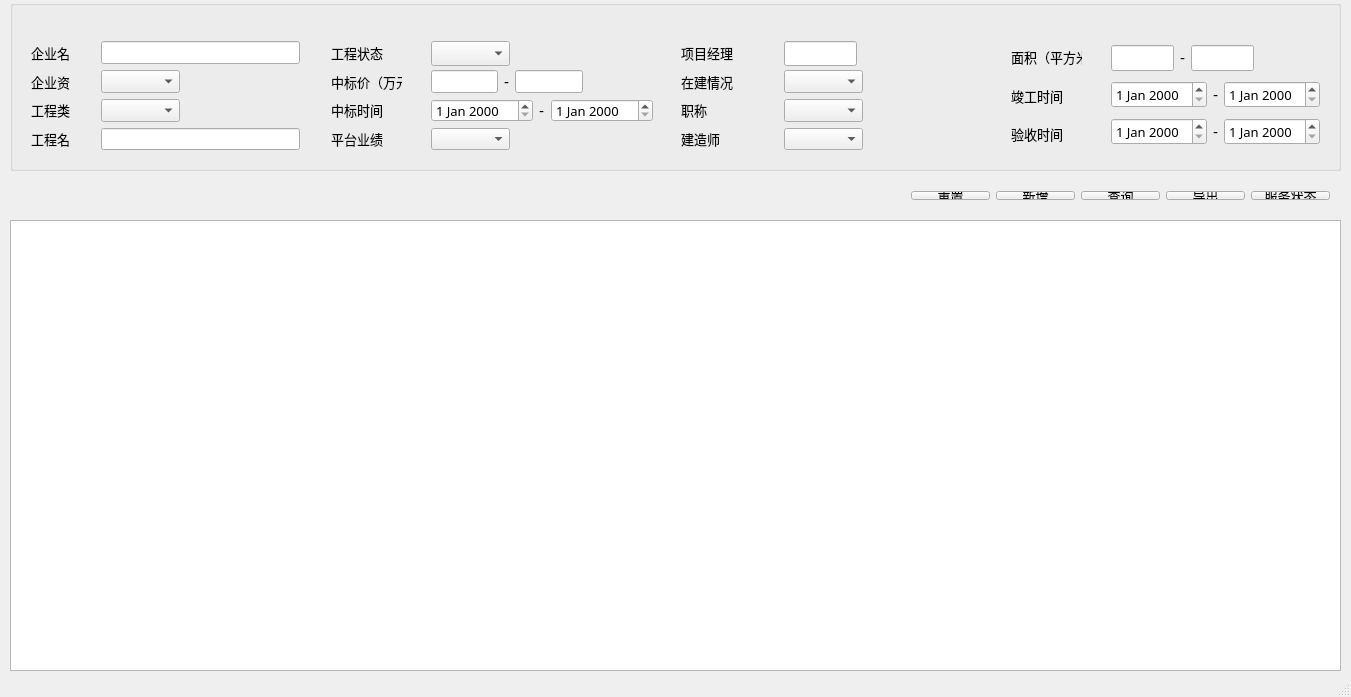
<?xml version="1.0" encoding="UTF-8"?>
<ui version="4.0">
 <class>BidsAssistantClass</class>
 <widget class="QMainWindow" name="BidsAssistantClass">
  <property name="geometry">
   <rect>
    <x>0</x>
    <y>0</y>
    <width>1351</width>
    <height>697</height>
   </rect>
  </property>
  <property name="font">
   <font>
    <pointsize>11</pointsize>
   </font>
  </property>
  <property name="windowTitle">
   <string>BidsAssistant</string>
  </property>
  <widget class="QWidget" name="centralWidget">
   <widget class="QWidget" name="horizontalLayoutWidget">
    <property name="geometry">
     <rect>
      <x>900</x>
      <y>180</y>
      <width>441</width>
      <height>31</height>
     </rect>
    </property>
    <layout class="QHBoxLayout" name="horizontalLayout_2">
     <item>
      <widget class="QPushButton" name="btn_reset">
       <property name="maximumSize">
        <size>
         <width>16777215</width>
         <height>25</height>
        </size>
       </property>
       <property name="font">
        <font>
         <family>微软雅黑</family>
         <pointsize>10</pointsize>
        </font>
       </property>
       <property name="text">
        <string>重置</string>
       </property>
       <property name="icon">
        <iconset>
         <normalon>:/Resources/reset2.png</normalon>
        </iconset>
       </property>
      </widget>
     </item>
     <item>
      <widget class="QPushButton" name="btn_add">
       <property name="maximumSize">
        <size>
         <width>16777215</width>
         <height>25</height>
        </size>
       </property>
       <property name="font">
        <font>
         <family>微软雅黑</family>
         <pointsize>10</pointsize>
        </font>
       </property>
       <property name="text">
        <string>新增</string>
       </property>
       <property name="icon">
        <iconset>
         <normalon>:/Resources/add.png</normalon>
        </iconset>
       </property>
      </widget>
     </item>
     <item>
      <widget class="QPushButton" name="btn_query">
       <property name="maximumSize">
        <size>
         <width>16777215</width>
         <height>25</height>
        </size>
       </property>
       <property name="font">
        <font>
         <family>微软雅黑</family>
         <pointsize>10</pointsize>
        </font>
       </property>
       <property name="text">
        <string>查询</string>
       </property>
       <property name="icon">
        <iconset>
         <normalon>:/Resources/search.png</normalon>
        </iconset>
       </property>
      </widget>
     </item>
     <item>
      <widget class="QPushButton" name="btn_export">
       <property name="maximumSize">
        <size>
         <width>16777215</width>
         <height>25</height>
        </size>
       </property>
       <property name="font">
        <font>
         <family>微软雅黑</family>
         <pointsize>10</pointsize>
        </font>
       </property>
       <property name="text">
        <string>导出</string>
       </property>
       <property name="icon">
        <iconset>
         <normalon>:/Resources/excel.png</normalon>
        </iconset>
       </property>
      </widget>
     </item>
     <item>
      <widget class="QPushButton" name="btn_checkstatus">
       <property name="maximumSize">
        <size>
         <width>16777215</width>
         <height>25</height>
        </size>
       </property>
       <property name="font">
        <font>
         <family>微软雅黑</family>
         <pointsize>10</pointsize>
        </font>
       </property>
       <property name="text">
        <string>服务状态</string>
       </property>
       <property name="icon">
        <iconset>
         <normalon>:/Resources/status.png</normalon>
        </iconset>
       </property>
      </widget>
     </item>
    </layout>
   </widget>
   <widget class="QTableView" name="tv_tabledata">
    <property name="geometry">
     <rect>
      <x>10</x>
      <y>220</y>
      <width>1331</width>
      <height>451</height>
     </rect>
    </property>
    <property name="font">
     <font>
      <family>微软雅黑</family>
      <pointsize>10</pointsize>
     </font>
    </property>
   </widget>
   <widget class="QGroupBox" name="groupBox">
    <property name="geometry">
     <rect>
      <x>10</x>
      <y>0</y>
      <width>1331</width>
      <height>171</height>
     </rect>
    </property>
    <property name="title">
     <string/>
    </property>
    <widget class="QWidget" name="verticalLayoutWidget_5">
     <property name="geometry">
      <rect>
       <x>410</x>
       <y>30</y>
       <width>244</width>
       <height>131</height>
      </rect>
     </property>
     <layout class="QVBoxLayout" name="verticalLayout_5">
      <item>
       <layout class="QHBoxLayout" name="horizontalLayout_14">
        <item>
         <widget class="QComboBox" name="cb_gczt">
          <property name="minimumSize">
           <size>
            <width>0</width>
            <height>25</height>
           </size>
          </property>
          <property name="maximumSize">
           <size>
            <width>16777215</width>
            <height>25</height>
           </size>
          </property>
          <property name="font">
           <font>
            <family>微软雅黑</family>
            <pointsize>10</pointsize>
           </font>
          </property>
         </widget>
        </item>
        <item>
         <spacer name="horizontalSpacer_8">
          <property name="orientation">
           <enum>Qt::Horizontal</enum>
          </property>
          <property name="sizeHint" stdset="0">
           <size>
            <width>40</width>
            <height>20</height>
           </size>
          </property>
         </spacer>
        </item>
       </layout>
      </item>
      <item>
       <layout class="QHBoxLayout" name="horizontalLayout">
        <item>
         <widget class="QLineEdit" name="le_price_begin">
          <property name="font">
           <font>
            <family>微软雅黑</family>
            <pointsize>10</pointsize>
           </font>
          </property>
         </widget>
        </item>
        <item>
         <widget class="QLabel" name="label_14">
          <property name="text">
           <string>-</string>
          </property>
         </widget>
        </item>
        <item>
         <widget class="QLineEdit" name="le_price_end">
          <property name="font">
           <font>
            <family>微软雅黑</family>
            <pointsize>10</pointsize>
           </font>
          </property>
         </widget>
        </item>
        <item>
         <spacer name="horizontalSpacer_6">
          <property name="orientation">
           <enum>Qt::Horizontal</enum>
          </property>
          <property name="sizeHint" stdset="0">
           <size>
            <width>128</width>
            <height>24</height>
           </size>
          </property>
         </spacer>
        </item>
       </layout>
      </item>
      <item>
       <layout class="QHBoxLayout" name="horizontalLayout_13">
        <item>
         <widget class="QDateEdit" name="dateedit_zb_start">
          <property name="font">
           <font>
            <family>微软雅黑</family>
            <pointsize>10</pointsize>
           </font>
          </property>
         </widget>
        </item>
        <item>
         <widget class="QLabel" name="label_19">
          <property name="text">
           <string>-</string>
          </property>
         </widget>
        </item>
        <item>
         <widget class="QDateEdit" name="dateedit_zb_end">
          <property name="font">
           <font>
            <family>微软雅黑</family>
            <pointsize>10</pointsize>
           </font>
          </property>
         </widget>
        </item>
       </layout>
      </item>
      <item>
       <layout class="QHBoxLayout" name="horizontalLayout_7">
        <item>
         <widget class="QComboBox" name="cb_ptyj">
          <property name="maximumSize">
           <size>
            <width>16777215</width>
            <height>25</height>
           </size>
          </property>
          <property name="font">
           <font>
            <family>微软雅黑</family>
            <pointsize>10</pointsize>
           </font>
          </property>
         </widget>
        </item>
        <item>
         <spacer name="horizontalSpacer_2">
          <property name="orientation">
           <enum>Qt::Horizontal</enum>
          </property>
          <property name="sizeHint" stdset="0">
           <size>
            <width>40</width>
            <height>20</height>
           </size>
          </property>
         </spacer>
        </item>
       </layout>
      </item>
     </layout>
    </widget>
    <widget class="QWidget" name="verticalLayoutWidget_2">
     <property name="geometry">
      <rect>
       <x>310</x>
       <y>30</y>
       <width>93</width>
       <height>131</height>
      </rect>
     </property>
     <layout class="QVBoxLayout" name="verticalLayout_2">
      <item>
       <widget class="QLabel" name="label_20">
        <property name="font">
         <font>
          <family>微软雅黑</family>
          <pointsize>10</pointsize>
         </font>
        </property>
        <property name="text">
         <string>工程状态</string>
        </property>
       </widget>
      </item>
      <item>
       <widget class="QLabel" name="label_3">
        <property name="font">
         <font>
          <family>微软雅黑</family>
          <pointsize>10</pointsize>
         </font>
        </property>
        <property name="text">
         <string>中标价（万元）</string>
        </property>
       </widget>
      </item>
      <item>
       <widget class="QLabel" name="label_12">
        <property name="font">
         <font>
          <family>微软雅黑</family>
          <pointsize>10</pointsize>
         </font>
        </property>
        <property name="text">
         <string>中标时间</string>
        </property>
       </widget>
      </item>
      <item>
       <widget class="QLabel" name="label_10">
        <property name="font">
         <font>
          <family>微软雅黑</family>
          <pointsize>10</pointsize>
         </font>
        </property>
        <property name="text">
         <string>平台业绩</string>
        </property>
       </widget>
      </item>
     </layout>
    </widget>
    <widget class="QWidget" name="verticalLayoutWidget_4">
     <property name="geometry">
      <rect>
       <x>80</x>
       <y>30</y>
       <width>221</width>
       <height>131</height>
      </rect>
     </property>
     <layout class="QVBoxLayout" name="verticalLayout_4">
      <item>
       <widget class="QLineEdit" name="le_companyname">
        <property name="font">
         <font>
          <family>微软雅黑</family>
          <pointsize>10</pointsize>
         </font>
        </property>
       </widget>
      </item>
      <item>
       <layout class="QHBoxLayout" name="horizontalLayout_12">
        <item>
         <widget class="QComboBox" name="cb_qiyezizhi">
          <property name="maximumSize">
           <size>
            <width>16777215</width>
            <height>25</height>
           </size>
          </property>
          <property name="font">
           <font>
            <family>微软雅黑</family>
            <pointsize>10</pointsize>
           </font>
          </property>
         </widget>
        </item>
        <item>
         <spacer name="horizontalSpacer_5">
          <property name="orientation">
           <enum>Qt::Horizontal</enum>
          </property>
          <property name="sizeHint" stdset="0">
           <size>
            <width>40</width>
            <height>20</height>
           </size>
          </property>
         </spacer>
        </item>
       </layout>
      </item>
      <item>
       <layout class="QHBoxLayout" name="horizontalLayout_10">
        <item>
         <widget class="QComboBox" name="cb_gclb">
          <property name="maximumSize">
           <size>
            <width>16777215</width>
            <height>25</height>
           </size>
          </property>
          <property name="font">
           <font>
            <family>微软雅黑</family>
            <pointsize>10</pointsize>
           </font>
          </property>
         </widget>
        </item>
        <item>
         <spacer name="horizontalSpacer_3">
          <property name="orientation">
           <enum>Qt::Horizontal</enum>
          </property>
          <property name="sizeHint" stdset="0">
           <size>
            <width>40</width>
            <height>20</height>
           </size>
          </property>
         </spacer>
        </item>
       </layout>
      </item>
      <item>
       <widget class="QLineEdit" name="le_projectname">
        <property name="font">
         <font>
          <family>微软雅黑</family>
          <pointsize>10</pointsize>
         </font>
        </property>
       </widget>
      </item>
     </layout>
    </widget>
    <widget class="QWidget" name="verticalLayoutWidget_6">
     <property name="geometry">
      <rect>
       <x>763</x>
       <y>30</y>
       <width>221</width>
       <height>131</height>
      </rect>
     </property>
     <layout class="QVBoxLayout" name="verticalLayout_6">
      <item>
       <layout class="QHBoxLayout" name="horizontalLayout_3">
        <item>
         <widget class="QLineEdit" name="le_projectmgr_name">
          <property name="minimumSize">
           <size>
            <width>0</width>
            <height>25</height>
           </size>
          </property>
          <property name="font">
           <font>
            <family>微软雅黑</family>
            <pointsize>10</pointsize>
           </font>
          </property>
         </widget>
        </item>
        <item>
         <spacer name="horizontalSpacer_4">
          <property name="orientation">
           <enum>Qt::Horizontal</enum>
          </property>
          <property name="sizeHint" stdset="0">
           <size>
            <width>178</width>
            <height>20</height>
           </size>
          </property>
         </spacer>
        </item>
       </layout>
      </item>
      <item>
       <layout class="QHBoxLayout" name="horizontalLayout_6">
        <item>
         <widget class="QComboBox" name="cb_zjqk">
          <property name="maximumSize">
           <size>
            <width>16777215</width>
            <height>25</height>
           </size>
          </property>
          <property name="font">
           <font>
            <family>微软雅黑</family>
            <pointsize>10</pointsize>
           </font>
          </property>
         </widget>
        </item>
        <item>
         <spacer name="horizontalSpacer">
          <property name="orientation">
           <enum>Qt::Horizontal</enum>
          </property>
          <property name="sizeHint" stdset="0">
           <size>
            <width>40</width>
            <height>20</height>
           </size>
          </property>
         </spacer>
        </item>
       </layout>
      </item>
      <item>
       <layout class="QHBoxLayout" name="horizontalLayout_15">
        <item>
         <widget class="QComboBox" name="cb_zc">
          <property name="maximumSize">
           <size>
            <width>16777215</width>
            <height>25</height>
           </size>
          </property>
          <property name="font">
           <font>
            <family>微软雅黑</family>
            <pointsize>10</pointsize>
           </font>
          </property>
         </widget>
        </item>
        <item>
         <spacer name="horizontalSpacer_9">
          <property name="orientation">
           <enum>Qt::Horizontal</enum>
          </property>
          <property name="sizeHint" stdset="0">
           <size>
            <width>40</width>
            <height>20</height>
           </size>
          </property>
         </spacer>
        </item>
       </layout>
      </item>
      <item>
       <layout class="QHBoxLayout" name="horizontalLayout_16">
        <item>
         <widget class="QComboBox" name="cb_jzs">
          <property name="maximumSize">
           <size>
            <width>16777215</width>
            <height>25</height>
           </size>
          </property>
          <property name="font">
           <font>
            <family>微软雅黑</family>
            <pointsize>10</pointsize>
           </font>
          </property>
         </widget>
        </item>
        <item>
         <spacer name="horizontalSpacer_10">
          <property name="orientation">
           <enum>Qt::Horizontal</enum>
          </property>
          <property name="sizeHint" stdset="0">
           <size>
            <width>40</width>
            <height>20</height>
           </size>
          </property>
         </spacer>
        </item>
       </layout>
      </item>
     </layout>
    </widget>
    <widget class="QWidget" name="verticalLayoutWidget_3">
     <property name="geometry">
      <rect>
       <x>660</x>
       <y>30</y>
       <width>93</width>
       <height>131</height>
      </rect>
     </property>
     <layout class="QVBoxLayout" name="verticalLayout_3">
      <item>
       <widget class="QLabel" name="label_7">
        <property name="font">
         <font>
          <family>微软雅黑</family>
          <pointsize>10</pointsize>
         </font>
        </property>
        <property name="text">
         <string>项目经理</string>
        </property>
       </widget>
      </item>
      <item>
       <widget class="QLabel" name="label_8">
        <property name="font">
         <font>
          <family>微软雅黑</family>
          <pointsize>10</pointsize>
         </font>
        </property>
        <property name="text">
         <string>在建情况</string>
        </property>
       </widget>
      </item>
      <item>
       <widget class="QLabel" name="label_21">
        <property name="font">
         <font>
          <family>微软雅黑</family>
          <pointsize>10</pointsize>
         </font>
        </property>
        <property name="text">
         <string>职称</string>
        </property>
       </widget>
      </item>
      <item>
       <widget class="QLabel" name="label_22">
        <property name="font">
         <font>
          <family>微软雅黑</family>
          <pointsize>10</pointsize>
         </font>
        </property>
        <property name="text">
         <string>建造师</string>
        </property>
       </widget>
      </item>
     </layout>
    </widget>
    <widget class="QWidget" name="verticalLayoutWidget">
     <property name="geometry">
      <rect>
       <x>10</x>
       <y>30</y>
       <width>61</width>
       <height>131</height>
      </rect>
     </property>
     <layout class="QVBoxLayout" name="verticalLayout">
      <item>
       <widget class="QLabel" name="label">
        <property name="font">
         <font>
          <family>微软雅黑</family>
          <pointsize>10</pointsize>
         </font>
        </property>
        <property name="text">
         <string>企业名称</string>
        </property>
       </widget>
      </item>
      <item>
       <widget class="QLabel" name="label_4">
        <property name="font">
         <font>
          <family>微软雅黑</family>
          <pointsize>10</pointsize>
         </font>
        </property>
        <property name="text">
         <string>企业资质</string>
        </property>
       </widget>
      </item>
      <item>
       <widget class="QLabel" name="label_11">
        <property name="font">
         <font>
          <family>微软雅黑</family>
          <pointsize>10</pointsize>
         </font>
        </property>
        <property name="text">
         <string>工程类别</string>
        </property>
       </widget>
      </item>
      <item>
       <widget class="QLabel" name="label_2">
        <property name="font">
         <font>
          <family>微软雅黑</family>
          <pointsize>10</pointsize>
         </font>
        </property>
        <property name="text">
         <string>工程名称</string>
        </property>
       </widget>
      </item>
     </layout>
    </widget>
    <widget class="QWidget" name="verticalLayoutWidget_7">
     <property name="geometry">
      <rect>
       <x>990</x>
       <y>30</y>
       <width>93</width>
       <height>131</height>
      </rect>
     </property>
     <layout class="QVBoxLayout" name="verticalLayout_7">
      <item>
       <widget class="QLabel" name="label_9">
        <property name="font">
         <font>
          <family>微软雅黑</family>
          <pointsize>10</pointsize>
         </font>
        </property>
        <property name="text">
         <string>面积（平方米）</string>
        </property>
       </widget>
      </item>
      <item>
       <widget class="QLabel" name="label_5">
        <property name="font">
         <font>
          <family>微软雅黑</family>
          <pointsize>10</pointsize>
         </font>
        </property>
        <property name="text">
         <string>竣工时间</string>
        </property>
       </widget>
      </item>
      <item>
       <widget class="QLabel" name="label_6">
        <property name="font">
         <font>
          <family>微软雅黑</family>
          <pointsize>10</pointsize>
         </font>
        </property>
        <property name="text">
         <string>验收时间</string>
        </property>
       </widget>
      </item>
     </layout>
    </widget>
    <widget class="QWidget" name="verticalLayoutWidget_8">
     <property name="geometry">
      <rect>
       <x>1090</x>
       <y>30</y>
       <width>231</width>
       <height>131</height>
      </rect>
     </property>
     <layout class="QVBoxLayout" name="verticalLayout_8">
      <item>
       <layout class="QHBoxLayout" name="horizontalLayout_11">
        <item>
         <widget class="QLineEdit" name="le_mianji_begin">
          <property name="minimumSize">
           <size>
            <width>0</width>
            <height>25</height>
           </size>
          </property>
          <property name="font">
           <font>
            <family>微软雅黑</family>
            <pointsize>10</pointsize>
           </font>
          </property>
         </widget>
        </item>
        <item>
         <widget class="QLabel" name="label_18">
          <property name="text">
           <string>-</string>
          </property>
         </widget>
        </item>
        <item>
         <widget class="QLineEdit" name="le_mianji_end">
          <property name="minimumSize">
           <size>
            <width>0</width>
            <height>25</height>
           </size>
          </property>
          <property name="font">
           <font>
            <family>微软雅黑</family>
            <pointsize>10</pointsize>
           </font>
          </property>
         </widget>
        </item>
        <item>
         <spacer name="horizontalSpacer_11">
          <property name="orientation">
           <enum>Qt::Horizontal</enum>
          </property>
          <property name="sizeHint" stdset="0">
           <size>
            <width>128</width>
            <height>24</height>
           </size>
          </property>
         </spacer>
        </item>
       </layout>
      </item>
      <item>
       <layout class="QHBoxLayout" name="horizontalLayout_9">
        <item>
         <widget class="QDateEdit" name="dateedit_jg_start">
          <property name="font">
           <font>
            <family>微软雅黑</family>
            <pointsize>10</pointsize>
           </font>
          </property>
         </widget>
        </item>
        <item>
         <widget class="QLabel" name="label_17">
          <property name="text">
           <string>-</string>
          </property>
         </widget>
        </item>
        <item>
         <widget class="QDateEdit" name="dateedit_jg_end">
          <property name="font">
           <font>
            <family>微软雅黑</family>
            <pointsize>10</pointsize>
           </font>
          </property>
         </widget>
        </item>
       </layout>
      </item>
      <item>
       <layout class="QHBoxLayout" name="horizontalLayout_8">
        <item>
         <widget class="QDateEdit" name="dateedit_ys_start">
          <property name="font">
           <font>
            <family>微软雅黑</family>
            <pointsize>10</pointsize>
           </font>
          </property>
         </widget>
        </item>
        <item>
         <widget class="QLabel" name="label_16">
          <property name="text">
           <string>-</string>
          </property>
         </widget>
        </item>
        <item>
         <widget class="QDateEdit" name="dateedit_ys_end">
          <property name="font">
           <font>
            <family>微软雅黑</family>
            <pointsize>10</pointsize>
           </font>
          </property>
         </widget>
        </item>
       </layout>
      </item>
     </layout>
    </widget>
   </widget>
  </widget>
  <widget class="QStatusBar" name="statusBar"/>
 </widget>
 <layoutdefault spacing="6" margin="11"/>
 <resources>
  <include location="BidsAssistant.qrc"/>
 </resources>
 <connections>
  <connection>
   <sender>btn_query</sender>
   <signal>clicked()</signal>
   <receiver>BidsAssistantClass</receiver>
   <slot>btnQueryClickedSlot()</slot>
   <hints>
    <hint type="sourcelabel">
     <x>1059</x>
     <y>207</y>
    </hint>
    <hint type="destinationlabel">
     <x>534</x>
     <y>173</y>
    </hint>
   </hints>
  </connection>
  <connection>
   <sender>btn_checkstatus</sender>
   <signal>clicked()</signal>
   <receiver>BidsAssistantClass</receiver>
   <slot>btnCheckStatusSlot()</slot>
   <hints>
    <hint type="sourcelabel">
     <x>1319</x>
     <y>207</y>
    </hint>
    <hint type="destinationlabel">
     <x>346</x>
     <y>166</y>
    </hint>
   </hints>
  </connection>
  <connection>
   <sender>btn_add</sender>
   <signal>clicked()</signal>
   <receiver>BidsAssistantClass</receiver>
   <slot>btnAddCompanySlot()</slot>
   <hints>
    <hint type="sourcelabel">
     <x>970</x>
     <y>207</y>
    </hint>
    <hint type="destinationlabel">
     <x>542</x>
     <y>220</y>
    </hint>
   </hints>
  </connection>
  <connection>
   <sender>btn_export</sender>
   <signal>clicked()</signal>
   <receiver>BidsAssistantClass</receiver>
   <slot>btnExportDataSlot()</slot>
   <hints>
    <hint type="sourcelabel">
     <x>1207</x>
     <y>207</y>
    </hint>
    <hint type="destinationlabel">
     <x>633</x>
     <y>229</y>
    </hint>
   </hints>
  </connection>
  <connection>
   <sender>btn_reset</sender>
   <signal>clicked()</signal>
   <receiver>BidsAssistantClass</receiver>
   <slot>btnResetSlot()</slot>
   <hints>
    <hint type="sourcelabel">
     <x>915</x>
     <y>194</y>
    </hint>
    <hint type="destinationlabel">
     <x>771</x>
     <y>189</y>
    </hint>
   </hints>
  </connection>
 </connections>
 <slots>
  <slot>btnQueryClickedSlot()</slot>
  <slot>btnCheckStatusSlot()</slot>
  <slot>btnAddCompanySlot()</slot>
  <slot>btnExportDataSlot()</slot>
  <slot>btnResetSlot()</slot>
 </slots>
</ui>
